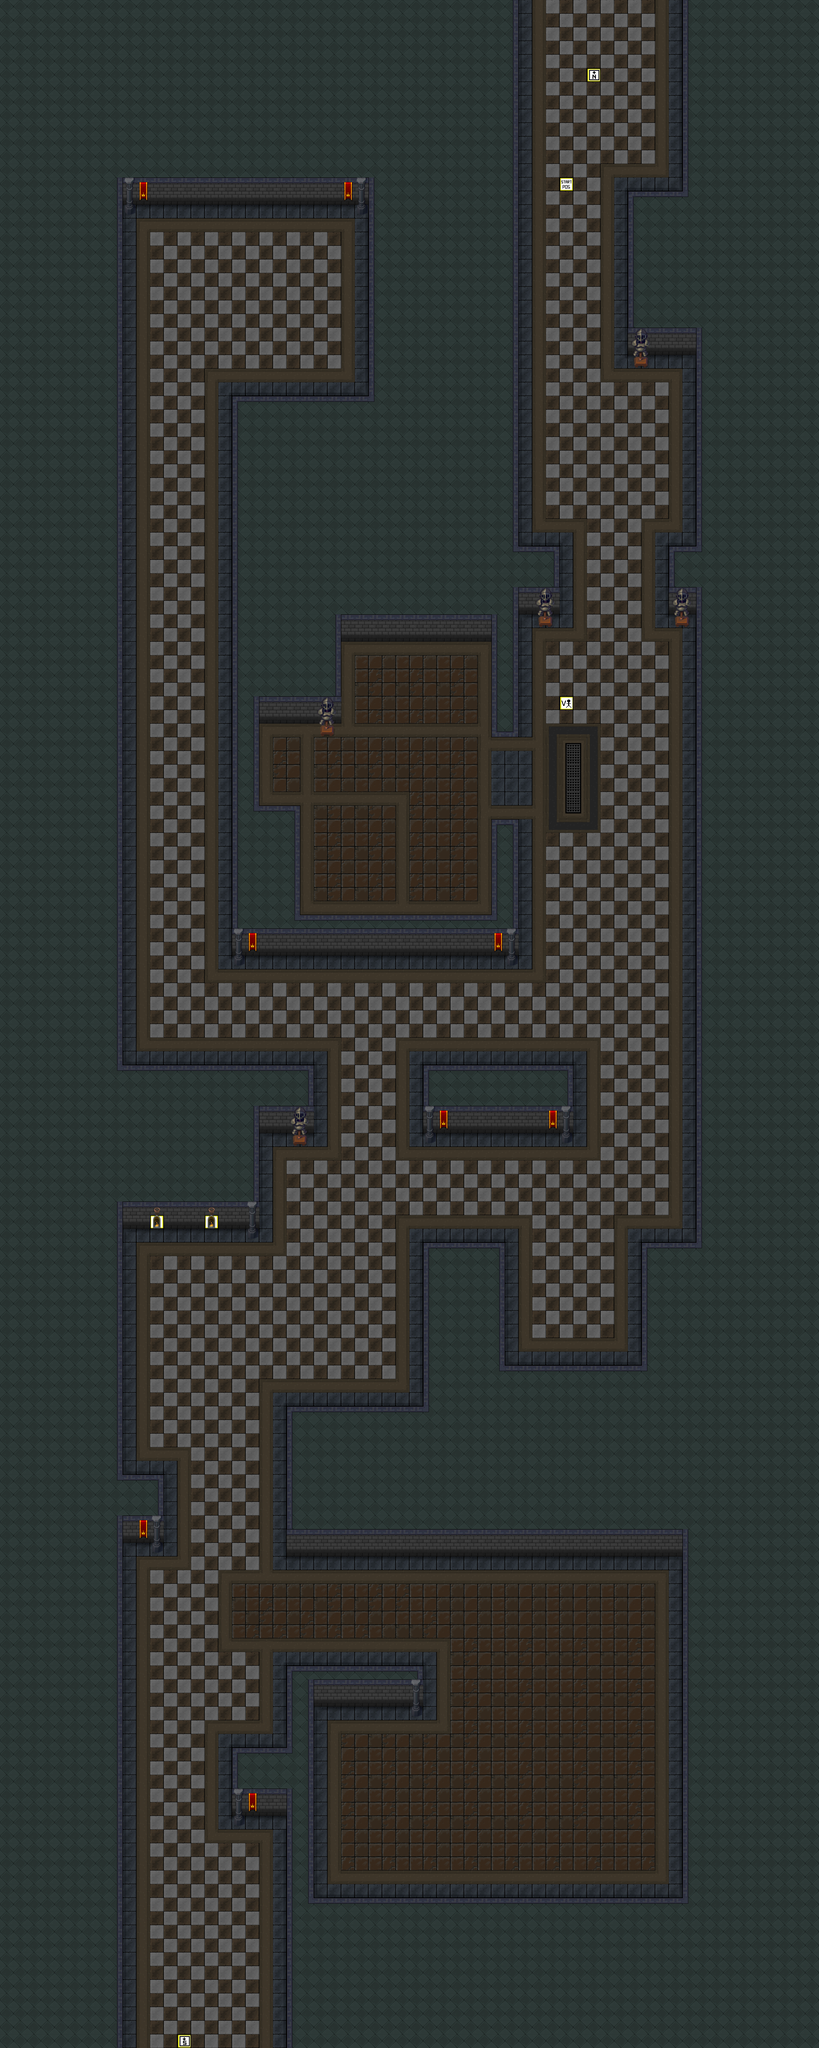

This game map was drawn from its Tiled (.tmx) file and the tilesets committed beside it. A one-line description and the trimmed map source follow:
An orthogonal 60x150 tile map with 64x64 px tiles, 3 tile layers (game tiles, extra game tiles, marker tiles), 2 tilesets and 29 objects (29x Collision).

<map version="1.2" tiledversion="1.3.4" orientation="orthogonal" renderorder="left-up" compressionlevel="0" width="60" height="150" tilewidth="64" tileheight="64" infinite="0" nextlayerid="86" nextobjectid="620">
 <tileset firstgid="1" name="marker_tiles" tilewidth="64" tileheight="64" tilecount="100" columns="10">
  <image source="marker_tiles.png" width="640" height="640" />
 </tileset>
 <tileset firstgid="101" name="tileset2" tilewidth="64" tileheight="64" tilecount="616" columns="22">
  <image source="tileset2.png" width="1408" height="1792" />
 </tileset>
 <layer id="81" name="game tiles" width="60" height="150">
  <data>[9000 cells, 9000 non-empty, 59 distinct tile ids]</data>
 </layer>
 <layer id="82" name="extra game tiles" width="60" height="150">
  <data>[9000 cells, 80 non-empty, 13 distinct tile ids]</data>
 </layer>
 <layer id="83" name="marker tiles" width="60" height="150">
  <data>[9000 cells, 6 non-empty, 5 distinct tile ids]</data>
 </layer>
 <objectgroup color="#ffaa00" id="14" name="collision" visible="0">
  <object id="574" name="Wall" type="Collision" x="1344" y="6592" width="2496" height="704" />
  <object id="575" name="Wall" type="Collision" x="0" y="0" width="2432" height="960" />
  <object id="577" name="Wall" type="Collision" x="0" y="4992" width="1216" height="768" />
  <object id="578" name="Wall" type="Collision" x="0" y="5760" width="576" height="3840" />
  <object id="579" name="Wall" type="Collision" x="1984" y="5824" width="384" height="768" />
  <object id="581" name="Wall" type="Collision" x="2432" y="2560" width="192" height="320" />
  <object id="584" name="Wall" type="Collision" x="1216" y="4992" width="256" height="320" />
  <object id="585" name="Wall" type="Collision" x="576" y="6912" width="192" height="320" />
  <object id="586" name="Wall" type="Collision" x="1088" y="8192" width="256" height="320" />
  <object id="590" name="Wall" type="Collision" x="3200" y="0" width="640" height="896" />
  <object id="591" name="Wall" type="Collision" x="2944" y="896" width="896" height="768" />
  <object id="596" name="Wall" type="Collision" x="2368" y="6400" width="1472" height="192" />
  <object id="597" name="Wall" type="Collision" x="3008" y="5824" width="832" height="576" />
  <object id="599" name="Wall" type="Collision" x="3264" y="1664" width="576" height="4160" />
  <object id="600" name="Wall" type="Collision" x="1984" y="4992" width="704" height="320" />
  <object id="601" name="Wall" type="Collision" x="1088" y="1856" width="512" height="1536" />
  <object id="602" name="Wall" type="Collision" x="2304" y="3840" width="128" height="448" />
  <object id="603" name="Wall" type="Collision" x="1408" y="4288" width="1024" height="192" />
  <object id="604" name="Wall" type="Collision" x="1088" y="3776" width="320" height="704" />
  <object id="605" name="Wall" type="Collision" x="3200" y="7296" width="640" height="1600" />
  <object id="606" name="Wall" type="Collision" x="1344" y="8896" width="2496" height="704" />
  <object id="607" name="Wall" type="Collision" x="1344" y="8000" width="128" height="896" />
  <object id="609" name="Wall" type="Collision" x="1344" y="7808" width="640" height="192" />
  <object id="610" name="Wall" type="Collision" x="2304" y="3008" width="128" height="448" />
  <object id="612" name="Wall" type="Collision" x="0" y="960" width="576" height="4032" />
  <object id="613" name="Wall" type="Collision" x="1600" y="1856" width="832" height="1152" />
  <object id="614" name="Wall" type="Collision" x="1728" y="960" width="704" height="896" />
  <object id="618" name="Wall" type="Collision" x="3136" y="2560" width="128" height="320" />
  <object id="619" name="Wall" type="Collision" x="1088" y="3392" width="128" height="384" />
 </objectgroup>
</map>
